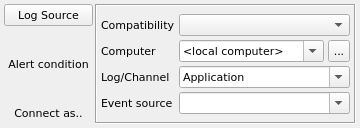
<?xml version="1.0" encoding="UTF-8"?>
<ui version="4.0">
 <class>NtEventLogWidget</class>
 <widget class="QWidget" name="NtEventLogWidget">
  <property name="geometry">
   <rect>
    <x>0</x>
    <y>0</y>
    <width>360</width>
    <height>128</height>
   </rect>
  </property>
  <property name="font">
   <font>
    <family>DejaVu Sans</family>
    <pointsize>8</pointsize>
   </font>
  </property>
  <property name="windowTitle">
   <string>NT Event Log</string>
  </property>
  <property name="toolTip">
   <string>NT Event Log</string>
  </property>
  <property name="statusTip">
   <string>NT Event Log</string>
  </property>
  <property name="locale">
   <locale language="English" country="UnitedStates"/>
  </property>
  <layout class="QHBoxLayout" name="horizontalLayout">
   <property name="spacing">
    <number>2</number>
   </property>
   <property name="leftMargin">
    <number>4</number>
   </property>
   <property name="topMargin">
    <number>4</number>
   </property>
   <property name="rightMargin">
    <number>4</number>
   </property>
   <property name="bottomMargin">
    <number>4</number>
   </property>
   <item>
    <layout class="QVBoxLayout" name="verticalLayout">
     <item>
      <widget class="QPushButton" name="btnLogSource">
       <property name="text">
        <string>Log Source</string>
       </property>
       <property name="autoDefault">
        <bool>false</bool>
       </property>
       <property name="default">
        <bool>false</bool>
       </property>
       <property name="flat">
        <bool>false</bool>
       </property>
      </widget>
     </item>
     <item>
      <spacer name="verticalSpacer">
       <property name="orientation">
        <enum>Qt::Vertical</enum>
       </property>
       <property name="sizeHint" stdset="0">
        <size>
         <width>20</width>
         <height>40</height>
        </size>
       </property>
      </spacer>
     </item>
     <item>
      <widget class="QPushButton" name="btnAlertCondition">
       <property name="text">
        <string>Alert condition</string>
       </property>
       <property name="flat">
        <bool>true</bool>
       </property>
      </widget>
     </item>
     <item>
      <spacer name="verticalSpacer_2">
       <property name="orientation">
        <enum>Qt::Vertical</enum>
       </property>
       <property name="sizeHint" stdset="0">
        <size>
         <width>20</width>
         <height>40</height>
        </size>
       </property>
      </spacer>
     </item>
     <item>
      <widget class="QPushButton" name="btnConnectAs">
       <property name="text">
        <string>Connect as..</string>
       </property>
       <property name="flat">
        <bool>true</bool>
       </property>
      </widget>
     </item>
    </layout>
   </item>
   <item>
    <widget class="QStackedWidget" name="Event">
     <property name="frameShape">
      <enum>QFrame::Box</enum>
     </property>
     <property name="frameShadow">
      <enum>QFrame::Sunken</enum>
     </property>
     <property name="currentIndex">
      <number>2</number>
     </property>
     <widget class="QWidget" name="LogConnectGroup">
      <layout class="QVBoxLayout" name="verticalLayout_2">
       <property name="leftMargin">
        <number>4</number>
       </property>
       <property name="topMargin">
        <number>4</number>
       </property>
       <property name="rightMargin">
        <number>4</number>
       </property>
       <property name="bottomMargin">
        <number>4</number>
       </property>
       <item>
        <widget class="QCheckBox" name="LogConnChk">
         <property name="text">
          <string>Connect to remote machine as :</string>
         </property>
        </widget>
       </item>
       <item>
        <widget class="QLabel" name="Label239">
         <property name="text">
          <string>(this option overrides
Connection Manager profiles)</string>
         </property>
         <property name="alignment">
          <set>Qt::AlignCenter</set>
         </property>
        </widget>
       </item>
       <item>
        <layout class="QFormLayout" name="formLayout">
         <property name="horizontalSpacing">
          <number>4</number>
         </property>
         <property name="verticalSpacing">
          <number>0</number>
         </property>
         <item row="0" column="0">
          <widget class="QLabel" name="Label56">
           <property name="text">
            <string>Login</string>
           </property>
          </widget>
         </item>
         <item row="0" column="1">
          <widget class="QComboBox" name="LogUserEdit">
           <property name="sizePolicy">
            <sizepolicy hsizetype="Expanding" vsizetype="Fixed">
             <horstretch>0</horstretch>
             <verstretch>0</verstretch>
            </sizepolicy>
           </property>
          </widget>
         </item>
         <item row="1" column="0">
          <widget class="QLabel" name="Label71">
           <property name="text">
            <string>Password</string>
           </property>
          </widget>
         </item>
         <item row="1" column="1">
          <widget class="QLineEdit" name="LogPswdEdit"/>
         </item>
        </layout>
       </item>
      </layout>
     </widget>
     <widget class="QWidget" name="LogAlertGroup">
      <layout class="QGridLayout" name="gridLayout_2">
       <property name="leftMargin">
        <number>4</number>
       </property>
       <property name="topMargin">
        <number>4</number>
       </property>
       <property name="rightMargin">
        <number>4</number>
       </property>
       <property name="bottomMargin">
        <number>4</number>
       </property>
       <property name="horizontalSpacing">
        <number>4</number>
       </property>
       <property name="verticalSpacing">
        <number>0</number>
       </property>
       <item row="0" column="0">
        <widget class="QLabel" name="Label174">
         <property name="text">
          <string>Computer</string>
         </property>
        </widget>
       </item>
       <item row="0" column="1">
        <widget class="QComboBox" name="logEvCompEdit">
         <property name="sizePolicy">
          <sizepolicy hsizetype="Expanding" vsizetype="Fixed">
           <horstretch>0</horstretch>
           <verstretch>0</verstretch>
          </sizepolicy>
         </property>
        </widget>
       </item>
       <item row="0" column="2">
        <widget class="QToolButton" name="NtLogBtn1">
         <property name="maximumSize">
          <size>
           <width>22</width>
           <height>22</height>
          </size>
         </property>
         <property name="text">
          <string>...</string>
         </property>
         <property name="icon">
          <iconset resource="../../qHostMonitor.qrc">
           <normaloff>:/img/browse.png</normaloff>:/img/browse.png</iconset>
         </property>
        </widget>
       </item>
       <item row="1" column="0">
        <widget class="QLabel" name="Label175">
         <property name="text">
          <string>Event type</string>
         </property>
        </widget>
       </item>
       <item row="1" column="1">
        <widget class="QComboBox" name="logTypeEdit">
         <property name="sizePolicy">
          <sizepolicy hsizetype="Expanding" vsizetype="Fixed">
           <horstretch>0</horstretch>
           <verstretch>0</verstretch>
          </sizepolicy>
         </property>
        </widget>
       </item>
       <item row="1" column="2">
        <widget class="QToolButton" name="NtLogBtn2">
         <property name="maximumSize">
          <size>
           <width>22</width>
           <height>22</height>
          </size>
         </property>
         <property name="text">
          <string>...</string>
         </property>
         <property name="icon">
          <iconset resource="../../qHostMonitor.qrc">
           <normaloff>:/img/browse.png</normaloff>:/img/browse.png</iconset>
         </property>
        </widget>
       </item>
       <item row="2" column="0">
        <widget class="QLabel" name="Label176">
         <property name="text">
          <string>Event ID</string>
         </property>
        </widget>
       </item>
       <item row="2" column="1">
        <widget class="QComboBox" name="logIDEdit">
         <property name="sizePolicy">
          <sizepolicy hsizetype="Expanding" vsizetype="Fixed">
           <horstretch>0</horstretch>
           <verstretch>0</verstretch>
          </sizepolicy>
         </property>
        </widget>
       </item>
       <item row="2" column="2">
        <widget class="QToolButton" name="NtLogBtn3">
         <property name="maximumSize">
          <size>
           <width>22</width>
           <height>22</height>
          </size>
         </property>
         <property name="text">
          <string>...</string>
         </property>
         <property name="icon">
          <iconset resource="../../qHostMonitor.qrc">
           <normaloff>:/img/browse.png</normaloff>:/img/browse.png</iconset>
         </property>
        </widget>
       </item>
       <item row="3" column="0">
        <widget class="QLabel" name="Label177">
         <property name="text">
          <string>Description</string>
         </property>
        </widget>
       </item>
       <item row="3" column="1">
        <widget class="QComboBox" name="LogDescrEdit">
         <property name="sizePolicy">
          <sizepolicy hsizetype="Expanding" vsizetype="Fixed">
           <horstretch>0</horstretch>
           <verstretch>0</verstretch>
          </sizepolicy>
         </property>
        </widget>
       </item>
       <item row="3" column="2">
        <widget class="QToolButton" name="NtLogBtn4">
         <property name="maximumSize">
          <size>
           <width>22</width>
           <height>22</height>
          </size>
         </property>
         <property name="text">
          <string>...</string>
         </property>
         <property name="icon">
          <iconset resource="../../qHostMonitor.qrc">
           <normaloff>:/img/browse.png</normaloff>:/img/browse.png</iconset>
         </property>
        </widget>
       </item>
      </layout>
     </widget>
     <widget class="QWidget" name="LogSourceGroup">
      <layout class="QGridLayout" name="gridLayout">
       <property name="leftMargin">
        <number>4</number>
       </property>
       <property name="topMargin">
        <number>4</number>
       </property>
       <property name="rightMargin">
        <number>4</number>
       </property>
       <property name="bottomMargin">
        <number>4</number>
       </property>
       <property name="horizontalSpacing">
        <number>4</number>
       </property>
       <property name="verticalSpacing">
        <number>0</number>
       </property>
       <item row="0" column="0">
        <widget class="QLabel" name="lblCompatibility">
         <property name="text">
          <string>Compatibility</string>
         </property>
        </widget>
       </item>
       <item row="0" column="1" colspan="2">
        <widget class="QComboBox" name="cmbCompatibility">
         <property name="sizePolicy">
          <sizepolicy hsizetype="Expanding" vsizetype="Fixed">
           <horstretch>0</horstretch>
           <verstretch>0</verstretch>
          </sizepolicy>
         </property>
        </widget>
       </item>
       <item row="1" column="0">
        <widget class="QLabel" name="lblComputer">
         <property name="text">
          <string>Computer</string>
         </property>
        </widget>
       </item>
       <item row="1" column="1">
        <widget class="QComboBox" name="cmbComputer">
         <property name="sizePolicy">
          <sizepolicy hsizetype="Expanding" vsizetype="Fixed">
           <horstretch>0</horstretch>
           <verstretch>0</verstretch>
          </sizepolicy>
         </property>
         <property name="editable">
          <bool>true</bool>
         </property>
         <item>
          <property name="text">
           <string>&lt;local computer&gt;</string>
          </property>
         </item>
        </widget>
       </item>
       <item row="1" column="2">
        <widget class="QToolButton" name="btnComputer">
         <property name="maximumSize">
          <size>
           <width>22</width>
           <height>22</height>
          </size>
         </property>
         <property name="toolTip">
          <string>Browse network</string>
         </property>
         <property name="statusTip">
          <string>Browse network</string>
         </property>
         <property name="text">
          <string>...</string>
         </property>
         <property name="icon">
          <iconset resource="../../qHostMonitor.qrc">
           <normaloff>:/img/browse.png</normaloff>:/img/browse.png</iconset>
         </property>
        </widget>
       </item>
       <item row="2" column="0">
        <widget class="QLabel" name="lblLog">
         <property name="text">
          <string>Log/Channel</string>
         </property>
        </widget>
       </item>
       <item row="2" column="1" colspan="2">
        <widget class="QComboBox" name="cmbLog">
         <property name="sizePolicy">
          <sizepolicy hsizetype="Expanding" vsizetype="Fixed">
           <horstretch>0</horstretch>
           <verstretch>0</verstretch>
          </sizepolicy>
         </property>
         <property name="editable">
          <bool>true</bool>
         </property>
         <item>
          <property name="text">
           <string>Application</string>
          </property>
         </item>
         <item>
          <property name="text">
           <string>Security</string>
          </property>
         </item>
         <item>
          <property name="text">
           <string>System</string>
          </property>
         </item>
        </widget>
       </item>
       <item row="3" column="0">
        <widget class="QLabel" name="lblEvent">
         <property name="text">
          <string>Event source</string>
         </property>
        </widget>
       </item>
       <item row="3" column="1" colspan="2">
        <widget class="QComboBox" name="cmbEventSource">
         <property name="sizePolicy">
          <sizepolicy hsizetype="Expanding" vsizetype="Fixed">
           <horstretch>0</horstretch>
           <verstretch>0</verstretch>
          </sizepolicy>
         </property>
         <property name="editable">
          <bool>true</bool>
         </property>
        </widget>
       </item>
      </layout>
     </widget>
    </widget>
   </item>
  </layout>
 </widget>
 <resources>
  <include location="../../qHostMonitor.qrc"/>
  <include location="../../qHostMonitor.qrc"/>
 </resources>
 <connections/>
</ui>
